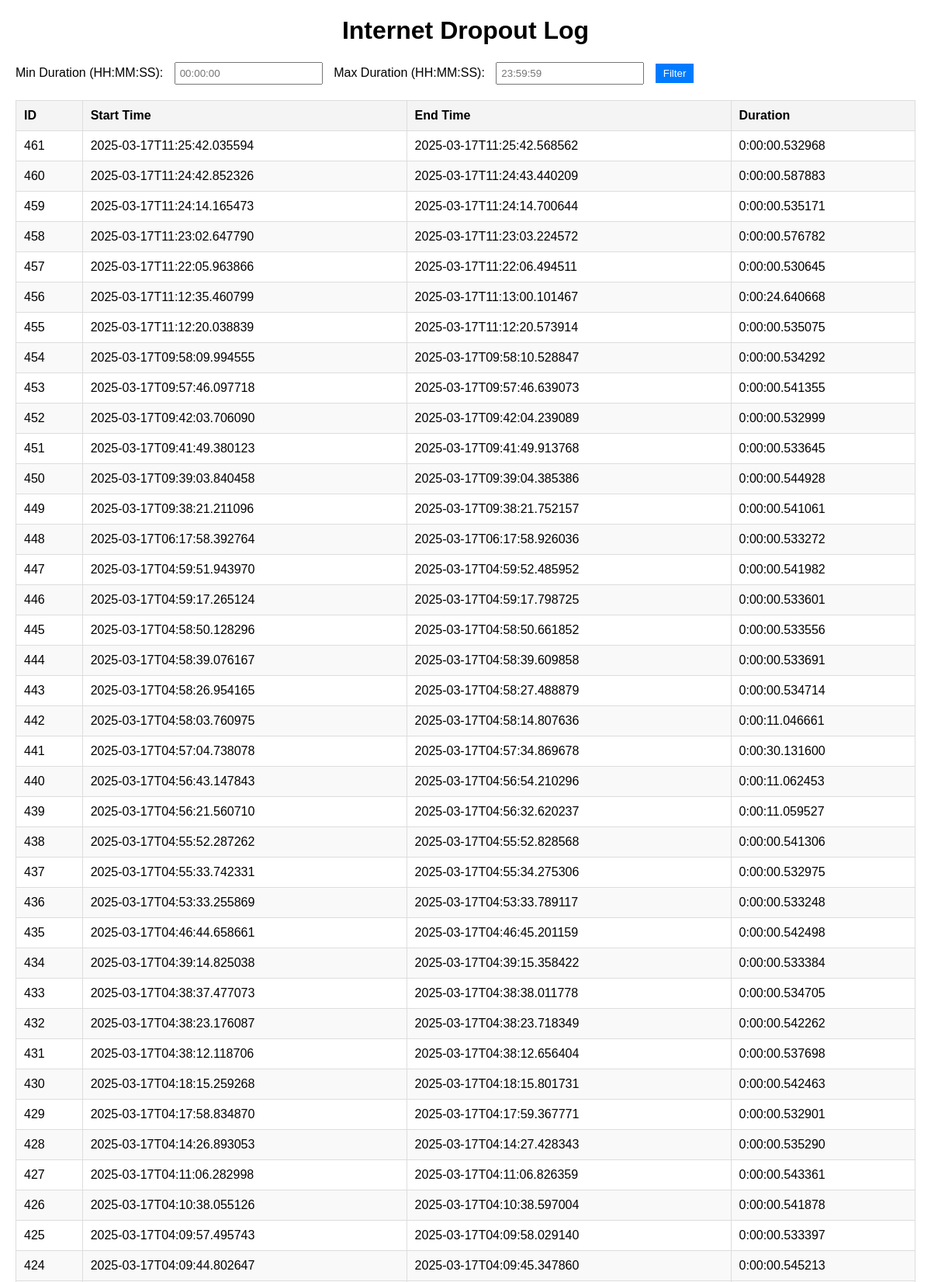
The page / (upper part) on the database its author committed.
### tables this page shows
CREATE TABLE dropouts (
		id INTEGER PRIMARY KEY AUTOINCREMENT,
		start_time TEXT NOT NULL,
		end_time TEXT NOT NULL,
		duration TEXT NOT NULL
	);

### app.py (the view)
@app.route("/")
def index():
	min_duration = request.args.get('min_duration', type=str)
	max_duration = request.args.get('max_duration', type=str)
	dropouts = get_dropouts(min_duration, max_duration)
	return render_template("index.html", dropouts=dropouts)

### app.py (called while the page is built)
def get_dropouts(min_duration=None, max_duration=None):
	conn = sqlite3.connect(DATABASE)
	cursor = conn.cursor()
	query = 'SELECT * FROM dropouts WHERE 1=1'
	params = []
	if min_duration:
		query += ' AND duration >= ?'
		params.append(min_duration)
	if max_duration:
		query += ' AND duration <= ?'
		params.append(max_duration)
	query += ' ORDER BY start_time DESC'
	cursor.execute(query, params)
	dropouts = cursor.fetchall()
	conn.close()
	return dropouts

### templates/index.html (shortened to what this page needs)
<!DOCTYPE html>
<html lang="en">
<head>
</head>
<body>
    <h1>Internet Dropout Log</h1>
    <div class="filter-form">
        <form action="/" method="get">
            <label for="min_duration">Min Duration (HH:MM:SS):</label>
            <input type="text" id="min_duration" name="min_duration" placeholder="00:00:00">
            <label for="max_duration">Max Duration (HH:MM:SS):</label>
            <input type="text" id="max_duration" name="max_duration" placeholder="23:59:59">
            <button type="submit">Filter</button>
        </form>
    </div>
    <table>
        <thead>
            <tr>
                <th>ID</th>
                <th>Start Time</th>
                <th>End Time</th>
                <th>Duration</th>
            </tr>
        </thead>
        <tbody>
            {% for dropout in dropouts %}
            <tr>
                <td>{{ dropout[0] }}</td>
                <td>{{ dropout[1] }}</td>
                <td>{{ dropout[2] }}</td>
                <td>{{ dropout[3] }}</td>
            </tr>
            {% endfor %}
        </tbody>
    </table>
</body>
</html>

### templates/index.html (style rules this page uses)
body { font-family: Arial, sans-serif; margin: 20px; }
h1 { text-align: center; }
table { width: 100%; border-collapse: collapse; margin-top: 20px; }
th, td { padding: 10px; text-align: left; border: 1px solid #ddd; }
th { background-color: #f4f4f4; }
tr:nth-child(even) { background-color: #f9f9f9; }
.filter-form { margin-bottom: 20px; }
.filter-form label { margin-right: 10px; }
.filter-form input { padding: 5px; margin-right: 10px; }
.filter-form button { padding: 5px 10px; background-color: #007bff; color: white; border: none; cursor: pointer; }

### rows shown on the page
dropouts: id "461", start_time "2025-03-17T11:25:42.035594", end_time "2025-03-17T11:25:42.568562", duration "0:00:00.532968"
dropouts: id "460", start_time "2025-03-17T11:24:42.852326", end_time "2025-03-17T11:24:43.440209", duration "0:00:00.587883"
dropouts: id "459", start_time "2025-03-17T11:24:14.165473", end_time "2025-03-17T11:24:14.700644", duration "0:00:00.535171"
dropouts: id "458", start_time "2025-03-17T11:23:02.647790", end_time "2025-03-17T11:23:03.224572", duration "0:00:00.576782"
dropouts: id "457", start_time "2025-03-17T11:22:05.963866", end_time "2025-03-17T11:22:06.494511", duration "0:00:00.530645"
dropouts: id "456", start_time "2025-03-17T11:12:35.460799", end_time "2025-03-17T11:13:00.101467", duration "0:00:24.640668"
dropouts: id "455", start_time "2025-03-17T11:12:20.038839", end_time "2025-03-17T11:12:20.573914", duration "0:00:00.535075"
dropouts: id "454", start_time "2025-03-17T09:58:09.994555", end_time "2025-03-17T09:58:10.528847", duration "0:00:00.534292"
dropouts: id "453", start_time "2025-03-17T09:57:46.097718", end_time "2025-03-17T09:57:46.639073", duration "0:00:00.541355"
dropouts: id "452", start_time "2025-03-17T09:42:03.706090", end_time "2025-03-17T09:42:04.239089", duration "0:00:00.532999"
dropouts: id "451", start_time "2025-03-17T09:41:49.380123", end_time "2025-03-17T09:41:49.913768", duration "0:00:00.533645"
dropouts: id "450", start_time "2025-03-17T09:39:03.840458", end_time "2025-03-17T09:39:04.385386", duration "0:00:00.544928"
dropouts: id "449", start_time "2025-03-17T09:38:21.211096", end_time "2025-03-17T09:38:21.752157", duration "0:00:00.541061"
dropouts: id "448", start_time "2025-03-17T06:17:58.392764", end_time "2025-03-17T06:17:58.926036", duration "0:00:00.533272"
dropouts: id "447", start_time "2025-03-17T04:59:51.943970", end_time "2025-03-17T04:59:52.485952", duration "0:00:00.541982"
dropouts: id "446", start_time "2025-03-17T04:59:17.265124", end_time "2025-03-17T04:59:17.798725", duration "0:00:00.533601"
dropouts: id "445", start_time "2025-03-17T04:58:50.128296", end_time "2025-03-17T04:58:50.661852", duration "0:00:00.533556"
dropouts: id "444", start_time "2025-03-17T04:58:39.076167", end_time "2025-03-17T04:58:39.609858", duration "0:00:00.533691"
dropouts: id "443", start_time "2025-03-17T04:58:26.954165", end_time "2025-03-17T04:58:27.488879", duration "0:00:00.534714"
dropouts: id "442", start_time "2025-03-17T04:58:03.760975", end_time "2025-03-17T04:58:14.807636", duration "0:00:11.046661"
dropouts: id "441", start_time "2025-03-17T04:57:04.738078", end_time "2025-03-17T04:57:34.869678", duration "0:00:30.131600"
dropouts: id "440", start_time "2025-03-17T04:56:43.147843", end_time "2025-03-17T04:56:54.210296", duration "0:00:11.062453"
dropouts: id "439", start_time "2025-03-17T04:56:21.560710", end_time "2025-03-17T04:56:32.620237", duration "0:00:11.059527"
dropouts: id "438", start_time "2025-03-17T04:55:52.287262", end_time "2025-03-17T04:55:52.828568", duration "0:00:00.541306"
dropouts: id "437", start_time "2025-03-17T04:55:33.742331", end_time "2025-03-17T04:55:34.275306", duration "0:00:00.532975"
dropouts: id "436", start_time "2025-03-17T04:53:33.255869", end_time "2025-03-17T04:53:33.789117", duration "0:00:00.533248"
dropouts: id "435", start_time "2025-03-17T04:46:44.658661", end_time "2025-03-17T04:46:45.201159", duration "0:00:00.542498"
dropouts: id "434", start_time "2025-03-17T04:39:14.825038", end_time "2025-03-17T04:39:15.358422", duration "0:00:00.533384"
dropouts: id "433", start_time "2025-03-17T04:38:37.477073", end_time "2025-03-17T04:38:38.011778", duration "0:00:00.534705"
dropouts: id "432", start_time "2025-03-17T04:38:23.176087", end_time "2025-03-17T04:38:23.718349", duration "0:00:00.542262"
dropouts: id "431", start_time "2025-03-17T04:38:12.118706", end_time "2025-03-17T04:38:12.656404", duration "0:00:00.537698"
dropouts: id "430", start_time "2025-03-17T04:18:15.259268", end_time "2025-03-17T04:18:15.801731", duration "0:00:00.542463"
dropouts: id "429", start_time "2025-03-17T04:17:58.834870", end_time "2025-03-17T04:17:59.367771", duration "0:00:00.532901"
dropouts: id "428", start_time "2025-03-17T04:14:26.893053", end_time "2025-03-17T04:14:27.428343", duration "0:00:00.535290"
dropouts: id "427", start_time "2025-03-17T04:11:06.282998", end_time "2025-03-17T04:11:06.826359", duration "0:00:00.543361"
dropouts: id "426", start_time "2025-03-17T04:10:38.055126", end_time "2025-03-17T04:10:38.597004", duration "0:00:00.541878"
dropouts: id "425", start_time "2025-03-17T04:09:57.495743", end_time "2025-03-17T04:09:58.029140", duration "0:00:00.533397"
dropouts: id "424", start_time "2025-03-17T04:09:44.802647", end_time "2025-03-17T04:09:45.347860", duration "0:00:00.545213"
